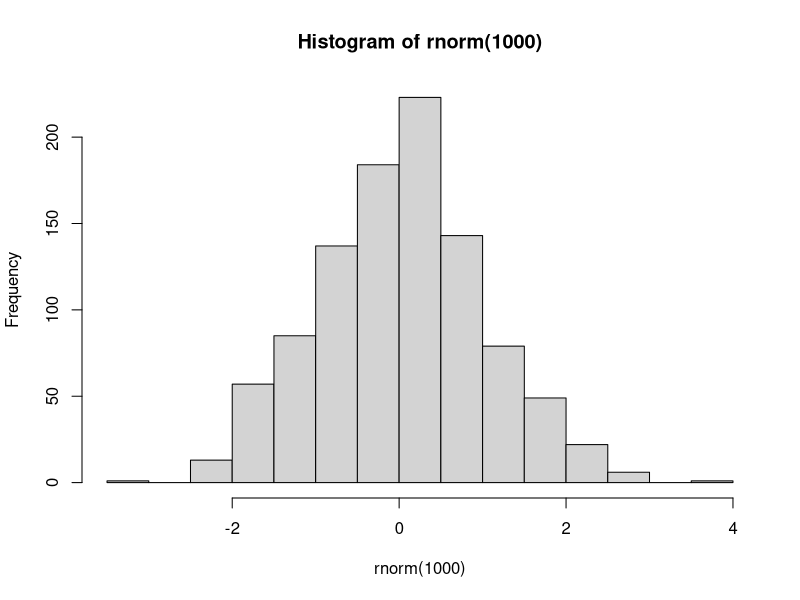

Recreate this plot in R.
## ---- chunk 1
# Knitr set-up
knitr::opts_knit$set(root.dir = here::here())
knitr::opts_chunk$set(
  echo = FALSE, 
  out.width = "100%", 
  warning = FALSE, 
  message = FALSE
)
#options(knitr.kable.NA = '', scipen = 999)

# Also see https://github.com/hughjonesd/latexdiffr for latexdiffr
# test!!

# Set seed and theme
set.seed(8498456)
## ---- chunk 2
# Note only use dashes in chunk names
# Also no underscores in cls files
hist(rnorm(1000))
